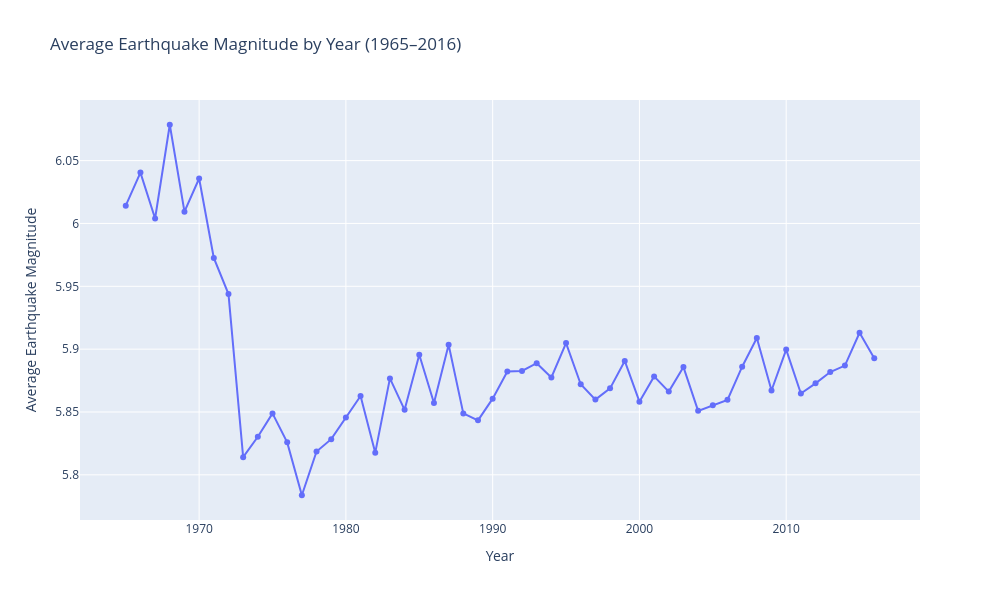

This figure's notebook cell:
### Markdown cell above
**What does Figure 1 show? Describe a pattern and record at least one value with its place, time, and units or count.**

Your answer:The graph shows the geographic distribution of 23,409 earthquake events recorded between 1965 and 2016. A clear pattern is that earthquakes are concentrated in narrow bands rather than being evenly distributed around the globe.

### Code cell
fig2 = px.line(
    yearly_magnitude,
    x="Year",
    y="Magnitude",
    title="Average Earthquake Magnitude by Year (1965–2016)",
    labels={
        "Year": "Year",
        "Magnitude": "Average Magnitude"
    },
    markers=True,
    width=1000,
    height=600
)

fig2.update_layout(
    xaxis_title="Year",
    yaxis_title="Average Earthquake Magnitude"
)

fig2.show()

### Figure 1 — Plotly figure (JSON) as saved in the notebook; plotly's stock layout.template omitted (floating-point values rounded to 4 significant figures)
{"data": [{"hovertemplate": "Year=%{x}<br>Average Magnitude=%{y}<extra></extra>", "legendgroup": "", "line": {"color": "#636efa", "dash": "solid"}, "marker": {"symbol": "circle"}, "mode": "lines+markers", "name": "", "orientation": "v", "showlegend": false, "type": "scatter", "x": [1965, 1966, 1967, 1968, 1969, 1970, 1971, 1972, 1973, 1974, 1975, 1976, 1977, 1978, 1979, 1980, 1981, 1982, 1983, 1984, 1985, 1986, 1987, 1988, 1989, 1990, 1991, 1992, 1993, 1994, 1995, 1996, 1997, 1998, 1999, 2000, 2001, 2002, 2003, 2004, 2005, 2006, 2007, 2008, 2009, 2010, 2011, 2012, 2013, 2014, 2015, 2016], "xaxis": "x", "y": [6.014, 6.04, 6.004, 6.079, 6.009, 6.036, 5.973, 5.944, 5.814, 5.83, 5.849, 5.826, 5.784, 5.819, 5.828, 5.846, 5.863, 5.818, 5.877, 5.852, 5.895, 5.857, 5.904, 5.849, 5.843, 5.861, 5.882, 5.883, 5.889, 5.878, 5.905, 5.872, 5.86, 5.869, 5.891, 5.858, 5.878, 5.866, 5.886, 5.851, 5.855, 5.86, 5.886, 5.909, 5.867, 5.9, 5.865, 5.873, 5.882, 5.887, 5.913, 5.893], "yaxis": "y"}], "layout": {"height": 600, "legend": {"tracegroupgap": 0}, "title": {"text": "Average Earthquake Magnitude by Year (1965–2016)"}, "width": 1000, "xaxis": {"anchor": "y", "domain": [0, 1], "title": {"text": "Year"}}, "yaxis": {"anchor": "x", "domain": [0, 1], "title": {"text": "Average Earthquake Magnitude"}}}}
